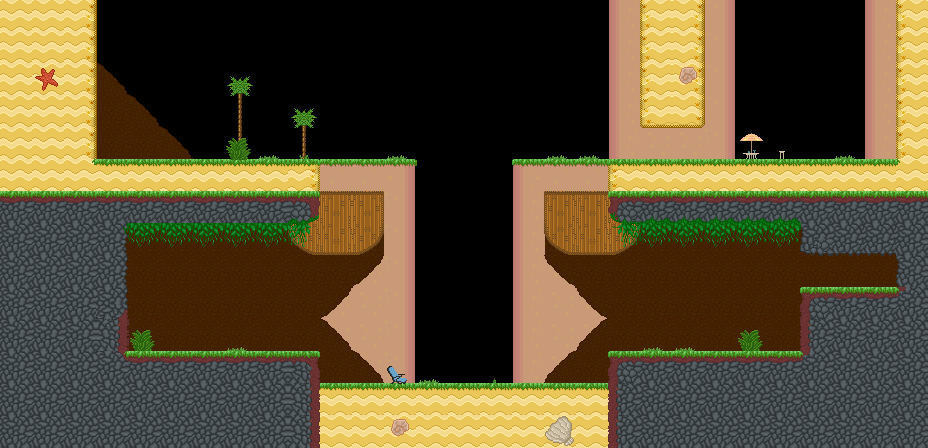

A level layout from a 2D game, rendered from its tile map. Below: a short description, then the map file with tile-grid data replaced by summaries:
An orthogonal 29x14 tile map with 32x32 px tiles, 3 tile layers (background, main, foreground), 1 hidden layer not drawn, 5 tilesets and 52 objects (21x veggie, 2x door, 2x bouncing_wall, 2x key, start, ...).

<map version="1.5" tiledversion="1.7.2" orientation="orthogonal" renderorder="right-down" width="29" height="14" tilewidth="32" tileheight="32" infinite="0" nextlayerid="11" nextobjectid="53">
 <properties>
  <property name="hints" value="" />
  <property name="time_to_beat" value="25" />
 </properties>
 <tileset firstgid="1" name="grass_level" tilewidth="32" tileheight="32" tilecount="153" columns="17">
  <image source="../../sprites/tilesets/34tile.png" width="544" height="306" />
 </tileset>
 <tileset firstgid="154" name="34tile_beach_temp" tilewidth="33" tileheight="33" spacing="1" margin="1" tilecount="189" columns="21">
  <image source="../../sprites/tilesets/34tile_beach_temp.png" trans="ff00ff" width="714" height="306" />
 </tileset>
 <tileset firstgid="343" name="object_tilemap_32" tilewidth="32" tileheight="32" tilecount="25" columns="5">
  <image source="../../sprites/tilesets/object_tilemap_32.png" width="160" height="160" />
  <tile id="0">
   <properties>
    <property name="item_no" value="5" />
    <property name="type" value="costume_head" />
   </properties>
  </tile>
  <tile id="1">
   <properties>
    <property name="spawn" value="spawn" />
   </properties>
  </tile>
  <tile id="2">
   <properties>
    <property name="goal" value="goal" />
   </properties>
  </tile>
  <tile id="3">
   <properties>
    <property name="name" value="pig" />
   </properties>
  </tile>
  <tile id="4">
   <properties>
    <property name="direction" value="left" />
    <property name="name" value="walking_enemy" />
   </properties>
  </tile>
 </tileset>
 <tileset firstgid="368" name="object_tilemap_16" tilewidth="16" tileheight="16" tilecount="12" columns="4">
  <image source="../../sprites/tilesets/object_tilemap_16.png" width="64" height="48" />
 </tileset>
 <tileset firstgid="380" name="treetops_big_96" tilewidth="96" tileheight="64" tilecount="2" columns="2">
  <image source="../../sprites/objects/scenery/treetops_big_96.png" trans="ff00ff" width="192" height="64" />
 </tileset>
 <layer id="1" name="background" width="29" height="14">
  <properties>
   <property name="background" value="background" />
  </properties>
  <data>[406 cells, 100 non-empty, 9 distinct tile ids]</data>
 </layer>
 <layer id="2" name="main" width="29" height="14">
  <data>[406 cells, 275 non-empty, 51 distinct tile ids]</data>
 </layer>
 <layer id="3" name="foreground" width="29" height="14">
  <properties>
   <property name="foreground" value="foreground" />
  </properties>
  <data>[406 cells, 18 non-empty, 8 distinct tile ids]</data>
 </layer>
 <layer id="4" name="hidden" width="29" height="14" visible="0">
  <data>[406 cells, 24 non-empty, 3 distinct tile ids]</data>
 </layer>
 <objectgroup color="#e70000" id="5" name="hard-blocks">
  <object id="1" x="0" y="384" width="928" height="64" />
  <object id="2" x="608" y="352" width="320" height="32" />
  <object id="3" x="0" y="352" width="320" height="32" />
  <object id="4" x="544" y="192" width="64" height="64" />
  <object id="5" x="320" y="192" width="64" height="64" />
  <object id="6" x="0" y="160" width="32" height="192" />
  <object id="7" x="896" y="160" width="32" height="192" />
  <object id="8" x="32" y="192" width="288" height="32" />
  <object id="9" x="608" y="192" width="288" height="32" />
  <object id="10" x="32" y="224" width="96" height="128" />
  <object id="11" x="800" y="224" width="96" height="32" />
  <object id="12" x="800" y="288" width="96" height="64" />
  <object id="13" x="608" y="224" width="32" height="32" />
  <object id="14" x="288" y="224" width="32" height="32" />
 </objectgroup>
 <objectgroup color="#0055ff" id="6" name="soft-blocks">
  <object id="15" x="512" y="160" width="96" height="32" />
  <object id="16" x="320" y="160" width="96" height="32" />
 </objectgroup>
 <objectgroup id="7" name="objects-32px">
  <object id="17" name="start" gid="344" x="96" y="160" width="32" height="32">
   <properties>
    <property name="direction" value="right" />
    <property name="health" value="100" />
   </properties>
  </object>
  <object id="18" name="chest" gid="343" x="864" y="288" width="32" height="32">
   <properties>
    <property name="item_no" value="7" />
    <property name="type" value="costume_back" />
   </properties>
  </object>
  <object id="19" name="goal" gid="345" x="784" y="112" width="32" height="32" />
  <object id="20" name="door" gid="355" x="640" y="160" width="32" height="32">
   <properties>
    <property name="color" value="red" />
   </properties>
  </object>
  <object id="21" name="door" gid="353" x="672" y="160" width="32" height="32">
   <properties>
    <property name="color" value="blue" />
   </properties>
  </object>
  <object id="22" name="bouncing_wall" gid="349" x="512" y="224" width="32" height="32">
   <properties>
    <property name="direction" value="left" />
   </properties>
  </object>
  <object id="23" name="bouncing_wall" gid="348" x="384" y="224" width="32" height="32" />
  <object id="24" name="piggie" gid="351" x="448" y="384" width="32" height="32" />
  <object id="25" name="veggie" gid="371" x="744" y="152" width="16" height="16" />
  <object id="26" name="veggie" gid="371" x="840" y="152" width="16" height="16" />
 </objectgroup>
 <objectgroup id="8" name="objects-16px">
  <object id="27" name="veggie" gid="371" x="168" y="152" width="16" height="16" />
  <object id="28" name="key" gid="374" x="712" y="296" width="16" height="16">
   <properties>
    <property name="color" value="red" />
   </properties>
  </object>
  <object id="29" name="key" gid="373" x="200" y="296" width="16" height="16">
   <properties>
    <property name="color" value="blue" />
   </properties>
  </object>
  <object id="30" name="veggie" gid="371" x="232" y="152" width="16" height="16" />
  <object id="31" name="veggie" gid="371" x="296" y="152" width="16" height="16" />
  <object id="32" name="veggie" gid="371" x="616" y="152" width="16" height="16" />
  <object id="33" name="veggie" gid="371" x="216" y="344" width="16" height="16" />
  <object id="34" name="veggie" gid="371" x="184" y="344" width="16" height="16" />
  <object id="35" name="veggie" gid="371" x="696" y="344" width="16" height="16" />
  <object id="36" name="veggie" gid="371" x="728" y="344" width="16" height="16" />
  <object id="37" name="veggie" gid="371" x="360" y="376" width="16" height="16" />
  <object id="38" name="veggie" gid="371" x="552" y="376" width="16" height="16" />
  <object id="39" name="veggie" gid="371" x="744" y="312" width="16" height="16" />
  <object id="40" name="veggie" gid="371" x="168" y="312" width="16" height="16" />
  <object id="41" name="veggie" gid="371" x="232" y="312" width="16" height="16" />
  <object id="42" name="veggie" gid="371" x="680" y="312" width="16" height="16" />
  <object id="43" name="veggie" gid="371" x="424" y="376" width="16" height="16" />
  <object id="44" name="veggie" gid="371" x="488" y="376" width="16" height="16" />
  <object id="45" name="veggie" gid="371" x="360" y="152" width="16" height="16" />
  <object id="46" name="veggie" gid="371" x="552" y="152" width="16" height="16" />
  <object id="47" name="veggie" gid="371" x="456" y="120" width="16" height="16" />
 </objectgroup>
 <objectgroup id="9" name="treetop_big" />
 <objectgroup color="#33a42d" id="10" name="sand-blocks">
  <object id="48" x="0" y="0" width="96" height="160" />
  <object id="49" x="640" y="0" width="64" height="128" />
  <object id="50" x="896" y="-0.202179" width="32" height="160.202" />
  <object id="51" x="608" y="160" width="288" height="32" />
  <object id="52" x="32" y="160" width="288" height="32" />
 </objectgroup>
</map>
